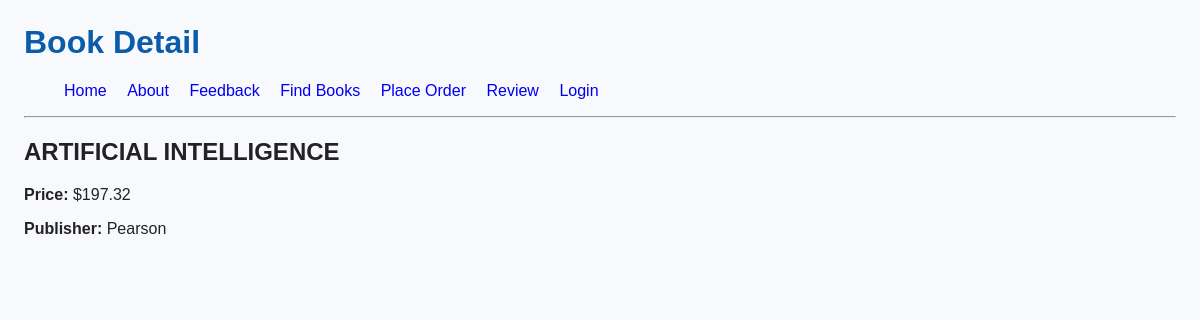
/myapp/3/, run on the app's committed database.
### myapp/models.py (models this page shows, shortened)
class Book(models.Model):
    CATEGORY_CHOICES = [
        ('S', 'Science & Tech'),
        ('F', 'Fiction'),
        ('B', 'Biography'),
        ('T', 'Travel'),
    ]
    title = models.CharField(max_length=300)
    category = models.CharField(max_length=1, choices=CATEGORY_CHOICES)
    pages = models.PositiveIntegerField()
    price = models.DecimalField(max_digits=8, decimal_places=2)
    publisher = models.ForeignKey(Publisher, on_delete=models.CASCADE)
    description = models.TextField(blank=True, null=True)
    num_reviews = models.PositiveIntegerField(default=0)

class Publisher(models.Model):
    name = models.CharField(max_length=200, unique=True)
    website = models.URLField(blank=True)
    city = models.CharField(max_length=100)
    country = models.CharField(max_length=100, default='Canada')

### myapp/views.py (the view)
# urls.py: path('<int:book_id>/', views.detail, name='detail'),  # /myapp/1/
def detail(request, book_id):
    book = get_object_or_404(Book, pk=book_id)
    return render(request, 'myapp/detail.html', {'book': book})

### myapp/templates/myapp/detail.html (shortened to what this page needs)
{% extends 'myapp/base.html' %}
{% block myhdg %}Book Detail{% endblock %}
{% block body_block %}
  <h2>{{ book.title|upper }}</h2>
  <p><strong>Price:</strong>
     {% if book.price == 0 %}Free Book{% else %}${{ book.price }}{% endif %}
  </p>
  <p><strong>Publisher:</strong> {{ book.publisher.name }}</p>
{% endblock %}

### myapp/static/myapp/style.css (style rules this page uses)
body { background:#f7f9fc; color:#222; font-family: Arial, Helvetica, sans-serif; margin:24px; }

### data on the page
Book: title "ARTIFICIAL INTELLIGENCE", price "197.32", publisher.name "Pearson"
